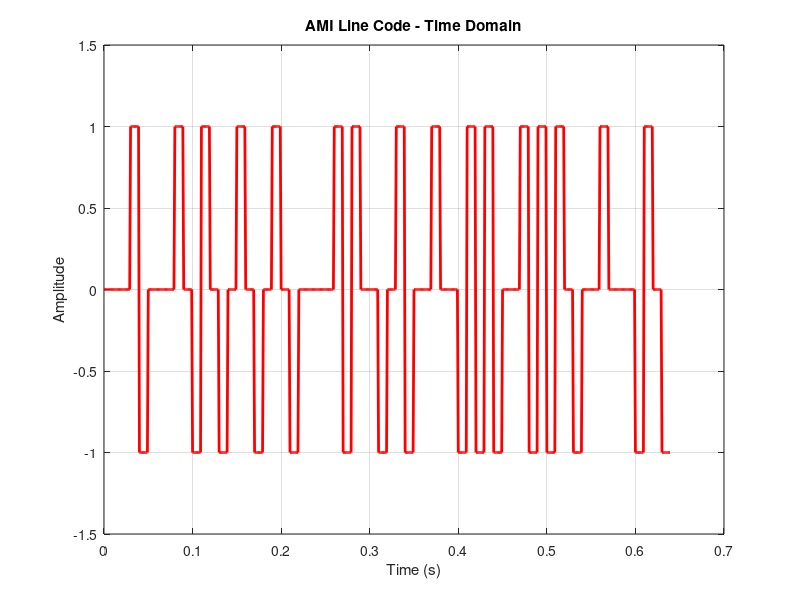
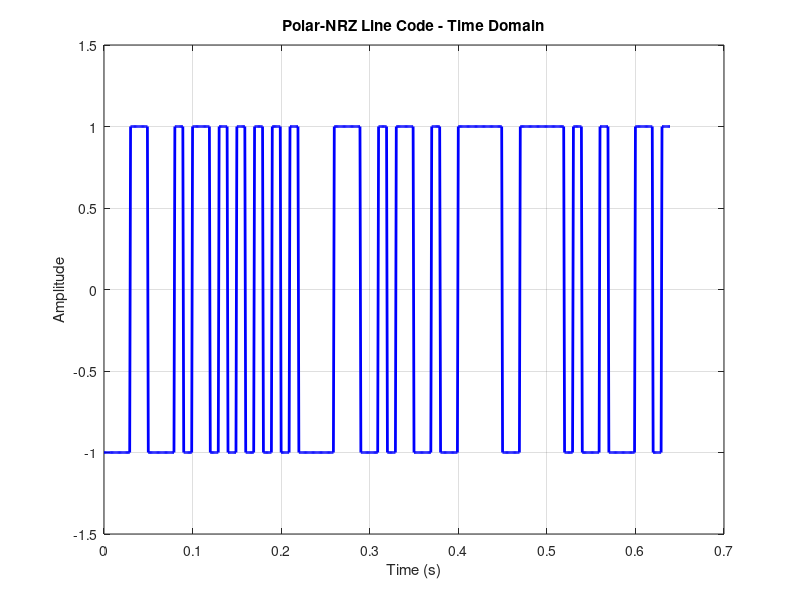
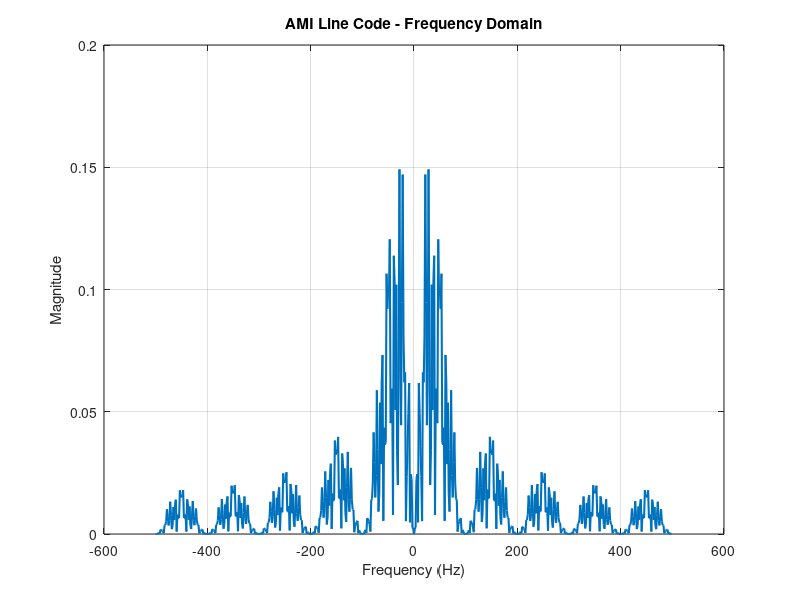
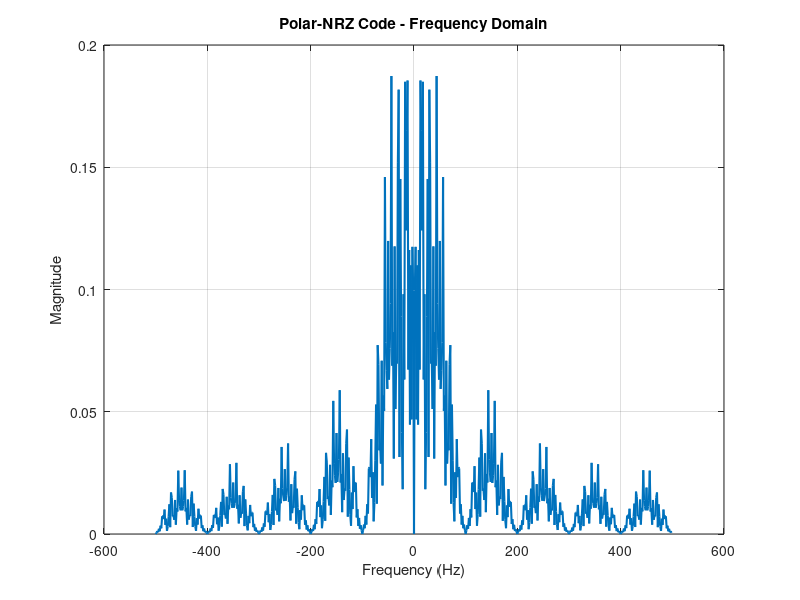

These charts were generated, in order, by the following MATLAB code:
% ------------Parameters---------------%
num_bits = 64;
bit_rate = 100;               % bits per second
Fs = 1000;                    % Sampling frequency
Tb = 1/bit_rate;              % Bit period
t = 0:1/Fs:num_bits*Tb - 1/Fs;

% ----------Random bit stream----------%
bits = randi([0 1], 1, num_bits);

% ---------Polar NRZ Encoding----------%
polar_nrz = zeros(1, length(t));
for i_1 = 1:num_bits
    idx_p = (i_1-1)*Fs*Tb + 1:i_1*Fs*Tb;
    if bits(i_1) == 1
        polar_nrz(idx_p) = 1;
    else
        polar_nrz(idx_p) = -1;
    end
end
% -------------AMI Encoding--------------%
AMI =zeros(1, length(t));
no_of_ones=0;
for i_2 = 1:num_bits
    idx_A = (i_2-1)*Fs*Tb + 1:i_2*Fs*Tb;
    if bits(i_2) == 0
        AMI(idx_A) = 0;
    else
     no_of_ones=no_of_ones+1;
     if(rem(no_of_ones,2)==0)
         AMI(idx_A) = -1;
     else
         AMI(idx_A) = 1;

     end

    end
end

% -----------Plot  AMI Time Domain-----------%
figure (1);
plot(t, AMI, 'LineWidth', 2,'Color','R');
title('AMI Line Code - Time Domain');
xlabel('Time (s)');
ylabel('Amplitude');
ylim([-1.5 1.5]);
grid on;
% -----------Plot Polar-NRZ Time Domain-----------%
figure(2)
plot(t,polar_nrz, 'LineWidth', 2,'color','b');
title('Polar-NRZ Line Code - Time Domain');
xlabel('Time (s)');

ylabel('Amplitude');
ylim([-1.5 1.5]);
grid on;

% -----------Plot AMI Frequency Domain------------%
N = length(AMI);
f = (-N/2:N/2-1)*(Fs/N);
AMI_fft = fftshift(abs(fft(AMI)/length(AMI)));
figure(3);
plot(f, AMI_fft, 'LineWidth', 1.5);
title('AMI Line Code - Frequency Domain');
xlabel('Frequency (Hz)');
ylabel('Magnitude');
grid on;

% ----------Plot Polar-NRZ Frequency Domain--------%
N = length(polar_nrz);
f_2 = (-N/2:N/2-1)*(Fs/N);
polar_nrz_fft = fftshift(abs(fft(polar_nrz)/length(polar_nrz)));
figure(4);
plot(f_2, polar_nrz_fft, 'LineWidth', 1.5);
title('Polar-NRZ Code - Frequency Domain');
xlabel('Frequency (Hz)');
ylabel('Magnitude');
grid on;
